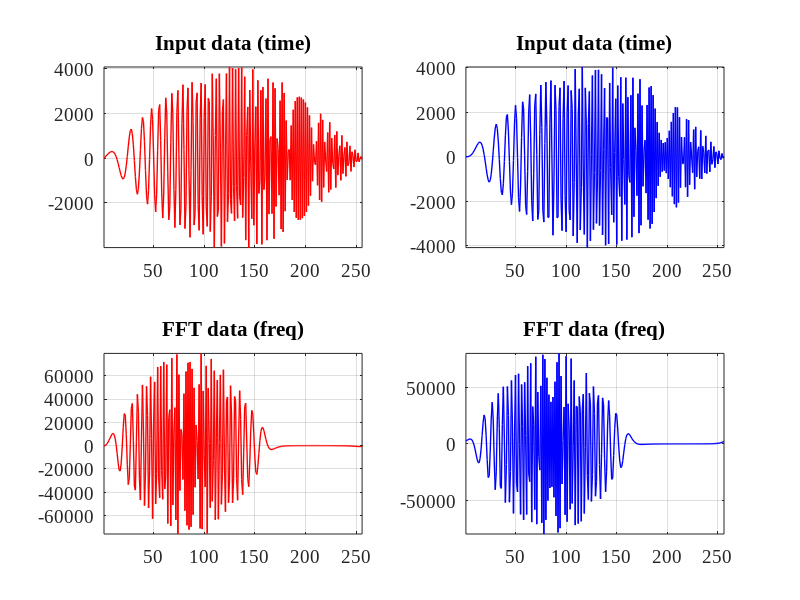

Reproduce this figure in MATLAB.
%% -----------------------------------------------------------------------
%
% Title       : fft_single.m
% Author      : Alexander Kapitanov	
% Company     : AO Insys
% E-mail      : sallador@bk.ru 
% Version     : 1.0	 
%
%-------------------------------------------------------------------------
%
% Description : 
%    Top level for testing Forward Fourier Transform
%
%-------------------------------------------------------------------------
%
% Version     : 1.0 
% Date        : 2015.12.12 
%
%-------------------------------------------------------------------------	   

% Preparing to work
close all;
clear all;

set(0, 'DefaultAxesFontSize', 14, 'DefaultAxesFontName', 'Times New Roman');
set(0, 'DefaultTextFontSize', 14, 'DefaultTextFontName', 'Times New Roman'); 

% Settings
NFFT = 2^8;            % Sampling Frequency
t = 0:1/NFFT:1-1/NFFT;  % Time vector #1
tt = 1:NFFT;            % Time vector #2

Asig = (2^(12))-1;
Fsig = 1;

Fd = 1;
B = 0.65;
% For testing FORWARD and INVERSE FFT: FWT

STAGE = log2(NFFT);

%% -------------------------------------------------------------------------- %%
% ---------------- 0: CREATE INPUT DATA FOR CPP/RTL -------------------------- % 
%% -------------------------------------------------------------------------- %%
F = 129;

for i = 1:NFFT
  Dre(i,1) = round(Asig * cos(F * (i-1) * 2 * pi / NFFT) + Asig * 4 * cos((F+8) * (i-1) * 2 * pi / NFFT));
  Dim(i,1) = round(Asig * sin(F * (i-1) * 2 * pi / NFFT) + Asig * 4 * sin((F+8) * (i-1) * 2 * pi / NFFT)); 
  
  Dre(i,1) = round(Asig * cos((Fsig*(i-1) + B*(i-1)*(i-1)/2) * 2*pi/NFFT) * sin((i-1) * 1 * pi / NFFT));
  Dim(i,1) = round(Asig * sin((Fsig*(i-1) + B*(i-1)*(i-1)/2) * 2*pi/NFFT) * sin((i-1) * 1 * pi / NFFT)); 
  
  if (i == F) 
    Dre(i,1) = Asig;
    Dim(i,1) = 0;  
  else
    Dre(i,1) = 0;
    Dim(i,1) = 0;   
  end 
  Dre(i,1) = round(Asig * cos(F * (i-1) * 2 * pi / NFFT));
  Dim(i,1) = round(Asig * sin(F * (i-1) * 2 * pi / NFFT));  
  
  Dre(i,1) = round(Asig * cos(F * (i-1) * 2 * pi / NFFT) + Asig * 4 * cos((F+8) * (i-1) * 2 * pi / NFFT));
  Dim(i,1) = round(Asig * sin(F * (i-1) * 2 * pi / NFFT) + Asig * 4 * sin((F+8) * (i-1) * 2 * pi / NFFT));  
  
  Dre(i,1) = round(Asig * cos((Fsig*(i-1) + B*(i-1)*(i-1)/2) * 2*pi/NFFT) * sin((i-1) * 1 * pi / NFFT));
  Dim(i,1) = round(Asig * sin((Fsig*(i-1) + B*(i-1)*(i-1)/2) * 2*pi/NFFT) * sin((i-1) * 1 * pi / NFFT));
  
   
  
  
%  if (i <= NFFT/2) 
%    Dre(i,1) = i-1;
%    Dim(i,1) = 0;  
%  else
%    Dre(i,1) = (NFFT) - i;
%    Dim(i,1) = 0;   
%  end  
%  Dre(i,1) = i-1;
%  Dim(i,1) = 5;

end


% Adding noise to real signal 
SNR = 15;
SEED = 1;

DatRe = awgn(Dre, SNR, 0, SEED);     
DatIm = awgn(Dim, SNR, 0, SEED);     

DSVRe = round(DatRe);
DSVIm = round(DatIm);


Mre = max(abs(DatRe));
Mim = max(abs(DatIm));
Mdt = max(Mre, Mim);

%DSVRe = round(((Asig)/Mdt)*DatRe);
%DSVIm = round(((Asig)/Mdt)*DatIm);
DSVRe = round(DatRe);
DSVIm = round(DatIm);
DSV(:,1) = DSVRe;
DSV(:,2) = DSVIm;



% Save data to file
fid = fopen ("di_single.dat", "w");
for i = 1:NFFT/1
    fprintf(fid, "%d %d\n",  DSVRe(i,1), DSVIm(i,1));
end
fclose(fid);

Di = DSV(:,1) + 1i*DSV(:,2);
Dx = fft(Di);
Dxre = real(Dx);
Dxim = imag(Dx);

DSX(:,1) = Dxre;
DSX(:,2) = Dxim;

figure(1) % 
for i = 1:2
  subplot(2,2,i)
  plot(tt(1:NFFT), DSV(1:NFFT,i), '-', 'LineWidth', 1, 'Color',[2-i 0  i-1])
  grid on
  axis tight 
  title(['Input data (time)'])  
end

figure(1) % 
for i = 1:2
  subplot(2,2,i+2)
  plot(tt(1:NFFT), DSX(1:NFFT,i), '-', 'LineWidth', 1, 'Color',[2-i 0  i-1])
  grid on
  axis tight 
  title(['FFT data (freq)'])  
end
